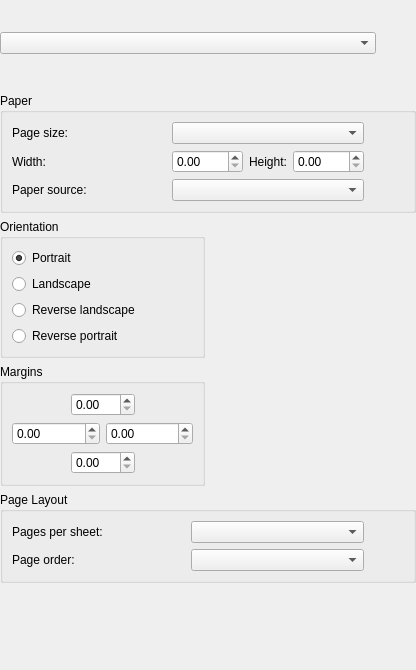
<?xml version="1.0" encoding="UTF-8"?>
<ui version="4.0">
 <class>QPageSetupWidget</class>
 <widget class="QWidget" name="QPageSetupWidget">
  <property name="geometry">
   <rect>
    <x>0</x>
    <y>0</y>
    <width>416</width>
    <height>670</height>
   </rect>
  </property>
  <property name="windowTitle">
   <string>Form</string>
  </property>
  <layout class="QGridLayout" name="gridLayout_3">
   <property name="margin" stdset="0">
    <number>0</number>
   </property>
   <item row="1" column="0" colspan="2">
    <widget class="QGroupBox" name="groupBox_2">
     <property name="title">
      <string>Paper</string>
     </property>
     <layout class="QGridLayout" name="gridLayout_2">
      <item row="0" column="0">
       <widget class="QLabel" name="pageSizeLabel">
        <property name="text">
         <string>Page size:</string>
        </property>
        <property name="buddy">
         <cstring>pageSizeCombo</cstring>
        </property>
       </widget>
      </item>
      <item row="0" column="1">
       <widget class="QComboBox" name="pageSizeCombo"/>
      </item>
      <item row="1" column="0">
       <widget class="QLabel" name="widthLabel">
        <property name="text">
         <string>Width:</string>
        </property>
        <property name="buddy">
         <cstring>pageWidth</cstring>
        </property>
       </widget>
      </item>
      <item row="1" column="1">
       <layout class="QHBoxLayout" name="horizontalLayout_3">
        <item>
         <widget class="QDoubleSpinBox" name="pageWidth">
          <property name="maximum">
           <double>9999.989999999999782</double>
          </property>
         </widget>
        </item>
        <item>
         <widget class="QLabel" name="heightLabel">
          <property name="text">
           <string>Height:</string>
          </property>
          <property name="buddy">
           <cstring>pageHeight</cstring>
          </property>
         </widget>
        </item>
        <item>
         <widget class="QDoubleSpinBox" name="pageHeight">
          <property name="maximum">
           <double>9999.989999999999782</double>
          </property>
         </widget>
        </item>
       </layout>
      </item>
      <item row="2" column="0">
       <widget class="QLabel" name="paperSourceLabel">
        <property name="text">
         <string>Paper source:</string>
        </property>
        <property name="buddy">
         <cstring>paperSource</cstring>
        </property>
       </widget>
      </item>
      <item row="2" column="1">
       <widget class="QComboBox" name="paperSource"/>
      </item>
      <item row="1" column="2">
       <spacer name="horizontalSpacer_4">
        <property name="orientation">
         <enum>BobUI::Orientation::Horizontal</enum>
        </property>
        <property name="sizeHint" stdset="0">
         <size>
          <width>40</width>
          <height>20</height>
         </size>
        </property>
       </spacer>
      </item>
     </layout>
    </widget>
   </item>
   <item row="0" column="0" colspan="2">
    <layout class="QHBoxLayout" name="horizontalLayout_4">
     <item>
      <widget class="QComboBox" name="unitCombo"/>
     </item>
     <item>
      <spacer name="horizontalSpacer_3">
       <property name="orientation">
        <enum>BobUI::Orientation::Horizontal</enum>
       </property>
       <property name="sizeHint" stdset="0">
        <size>
         <width>40</width>
         <height>20</height>
        </size>
       </property>
      </spacer>
     </item>
    </layout>
   </item>
   <item row="2" column="1" rowspan="2">
    <widget class="QWidget" name="preview" native="true"/>
   </item>
   <item row="2" column="0">
    <widget class="QGroupBox" name="groupBox_3">
     <property name="title">
      <string>Orientation</string>
     </property>
     <layout class="QVBoxLayout" name="verticalLayout">
      <item>
       <widget class="QRadioButton" name="portrait">
        <property name="text">
         <string>Portrait</string>
        </property>
        <property name="checked">
         <bool>true</bool>
        </property>
       </widget>
      </item>
      <item>
       <widget class="QRadioButton" name="landscape">
        <property name="text">
         <string>Landscape</string>
        </property>
       </widget>
      </item>
      <item>
       <widget class="QRadioButton" name="reverseLandscape">
        <property name="text">
         <string>Reverse landscape</string>
        </property>
       </widget>
      </item>
      <item>
       <widget class="QRadioButton" name="reversePortrait">
        <property name="text">
         <string>Reverse portrait</string>
        </property>
       </widget>
      </item>
      <item>
       <spacer name="verticalSpacer_5">
        <property name="orientation">
         <enum>BobUI::Orientation::Vertical</enum>
        </property>
        <property name="sizeHint" stdset="0">
         <size>
          <width>0</width>
          <height>0</height>
         </size>
        </property>
       </spacer>
      </item>
     </layout>
    </widget>
   </item>
   <item row="3" column="0">
    <widget class="QGroupBox" name="groupBox">
     <property name="title">
      <string>Margins</string>
     </property>
     <layout class="QHBoxLayout" name="horizontalLayout_2">
      <item>
       <layout class="QGridLayout" name="gridLayout">
        <item row="0" column="1">
         <widget class="QDoubleSpinBox" name="topMargin">
          <property name="toolTip">
           <string>top margin</string>
          </property>
          <property name="accessibleName">
           <string>top margin</string>
          </property>
          <property name="alignment">
           <set>BobUI::AlignmentFlag::AlignRight|BobUI::AlignmentFlag::AlignTrailing|BobUI::AlignmentFlag::AlignVCenter</set>
          </property>
          <property name="maximum">
           <double>999.990000000000009</double>
          </property>
         </widget>
        </item>
        <item row="1" column="0" colspan="3">
         <layout class="QHBoxLayout" name="horizontalLayout">
          <item>
           <spacer name="horizontalSpacer_7">
            <property name="orientation">
             <enum>BobUI::Orientation::Horizontal</enum>
            </property>
            <property name="sizeHint" stdset="0">
             <size>
              <width>0</width>
              <height>20</height>
             </size>
            </property>
           </spacer>
          </item>
          <item>
           <widget class="QDoubleSpinBox" name="leftMargin">
            <property name="toolTip">
             <string>left margin</string>
            </property>
            <property name="accessibleName">
             <string>left margin</string>
            </property>
            <property name="alignment">
             <set>BobUI::AlignmentFlag::AlignRight|BobUI::AlignmentFlag::AlignTrailing|BobUI::AlignmentFlag::AlignVCenter</set>
            </property>
            <property name="maximum">
             <double>999.990000000000009</double>
            </property>
           </widget>
          </item>
          <item>
           <spacer name="horizontalSpacer">
            <property name="orientation">
             <enum>BobUI::Orientation::Horizontal</enum>
            </property>
            <property name="sizeType">
             <enum>QSizePolicy::Policy::MinimumExpanding</enum>
            </property>
            <property name="sizeHint" stdset="0">
             <size>
              <width>0</width>
              <height>0</height>
             </size>
            </property>
           </spacer>
          </item>
          <item>
           <widget class="QDoubleSpinBox" name="rightMargin">
            <property name="toolTip">
             <string>right margin</string>
            </property>
            <property name="accessibleName">
             <string>right margin</string>
            </property>
            <property name="alignment">
             <set>BobUI::AlignmentFlag::AlignRight|BobUI::AlignmentFlag::AlignTrailing|BobUI::AlignmentFlag::AlignVCenter</set>
            </property>
            <property name="maximum">
             <double>999.990000000000009</double>
            </property>
           </widget>
          </item>
          <item>
           <spacer name="horizontalSpacer_8">
            <property name="orientation">
             <enum>BobUI::Orientation::Horizontal</enum>
            </property>
            <property name="sizeHint" stdset="0">
             <size>
              <width>0</width>
              <height>20</height>
             </size>
            </property>
           </spacer>
          </item>
         </layout>
        </item>
        <item row="0" column="2">
         <spacer name="horizontalSpacer_2">
          <property name="orientation">
           <enum>BobUI::Orientation::Horizontal</enum>
          </property>
          <property name="sizeType">
           <enum>QSizePolicy::Policy::MinimumExpanding</enum>
          </property>
          <property name="sizeHint" stdset="0">
           <size>
            <width>0</width>
            <height>20</height>
           </size>
          </property>
         </spacer>
        </item>
        <item row="2" column="1">
         <widget class="QDoubleSpinBox" name="bottomMargin">
          <property name="toolTip">
           <string>bottom margin</string>
          </property>
          <property name="accessibleName">
           <string>bottom margin</string>
          </property>
          <property name="alignment">
           <set>BobUI::AlignmentFlag::AlignRight|BobUI::AlignmentFlag::AlignTrailing|BobUI::AlignmentFlag::AlignVCenter</set>
          </property>
          <property name="maximum">
           <double>999.990000000000009</double>
          </property>
         </widget>
        </item>
        <item row="0" column="0">
         <spacer name="horizontalSpacer_5">
          <property name="orientation">
           <enum>BobUI::Orientation::Horizontal</enum>
          </property>
          <property name="sizeType">
           <enum>QSizePolicy::Policy::MinimumExpanding</enum>
          </property>
          <property name="sizeHint" stdset="0">
           <size>
            <width>0</width>
            <height>20</height>
           </size>
          </property>
         </spacer>
        </item>
       </layout>
      </item>
     </layout>
    </widget>
   </item>
   <item row="5" column="0" colspan="2">
    <widget class="QGroupBox" name="pagesPerSheetButtonGroup">
     <property name="title">
      <string>Page Layout</string>
     </property>
     <layout class="QGridLayout" name="gridLayout_4">
      <item row="0" column="1">
       <widget class="QComboBox" name="pagesPerSheetCombo"/>
      </item>
      <item row="0" column="2">
       <spacer name="horizontalSpacer_6">
        <property name="orientation">
         <enum>BobUI::Orientation::Horizontal</enum>
        </property>
        <property name="sizeHint" stdset="0">
         <size>
          <width>40</width>
          <height>20</height>
         </size>
        </property>
       </spacer>
      </item>
      <item row="1" column="0">
       <widget class="QLabel" name="label">
        <property name="text">
         <string>Page order:</string>
        </property>
       </widget>
      </item>
      <item row="1" column="1">
       <widget class="QComboBox" name="pagesPerSheetLayoutCombo"/>
      </item>
      <item row="0" column="0">
       <widget class="QLabel" name="label_2">
        <property name="text">
         <string>Pages per sheet:</string>
        </property>
       </widget>
      </item>
     </layout>
    </widget>
   </item>
   <item row="6" column="0">
    <spacer name="verticalSpacer">
     <property name="orientation">
      <enum>BobUI::Orientation::Vertical</enum>
     </property>
     <property name="sizeHint" stdset="0">
      <size>
       <width>20</width>
       <height>40</height>
      </size>
     </property>
    </spacer>
   </item>
  </layout>
 </widget>
 <resources/>
 <connections/>
</ui>
